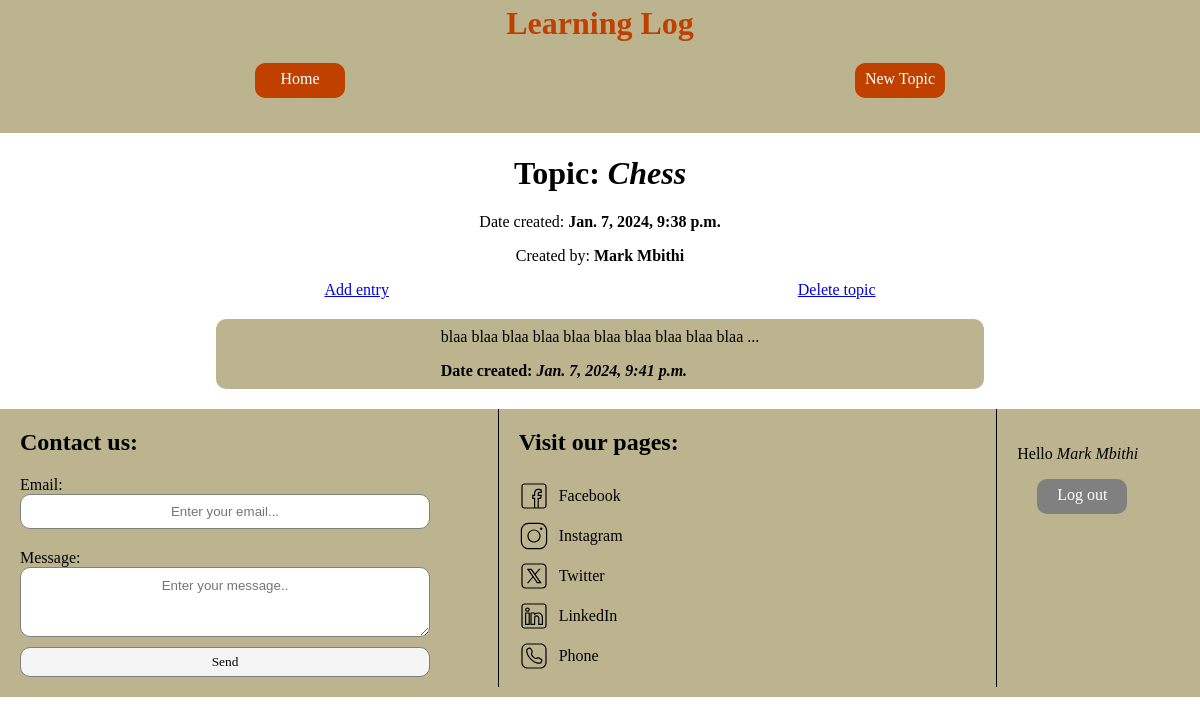
The app's page /topics/8/ (signed in) with its own data.
### learning_log/models.py (models this page shows, shortened)
class Topic(models.Model):
    author = models.ForeignKey(get_user_model(), on_delete=models.CASCADE)
    text = models.CharField(max_length=200)
    created_at = models.DateTimeField(auto_now_add=True)

class Entry(models.Model):
    topic = models.ForeignKey(Topic, on_delete=models.CASCADE)
    text = models.TextField()
    created_at = models.DateTimeField(auto_now_add=True)
    def __str__(self):
        return self.text[:50]

### accounts/models.py (models this page shows, shortened)
class CustomUser(AbstractBaseUser, PermissionsMixin):
    email = models.EmailField(_("email"), unique=True)
    first_name = models.CharField(_("first name"), max_length=150)
    last_name = models.CharField(_("last name"), max_length=150)
    is_staff = models.BooleanField(_("staff status"), default=False)
    is_superuser = models.BooleanField(_("superuser status"), default=False)
    date_joined = models.DateTimeField(default=timezone.now)
    USERNAME_FIELD = 'email'
    REQUIRED_FIELDS = ['first_name', 'last_name', 'password']
    objects = CustomUserManager()

### learning_log/views.py (the view)
# urls.py: path('topics/<int:topic_id>/', individual_topic, name='individual_topic'),
@login_required
def individual_topic(request, topic_id):
    this_topic = Topic.objects.get(id=topic_id)
    if this_topic.author != request.user:
        raise Http404(_("Persmission denied"))
    entries = Entry.objects.filter(topic=this_topic)
    return render(request, 'learning_log/individual_topic.html', {
        'topic': this_topic,
        'entries': entries
    })

### learning_log/templates/learning_log/individual_topic.html (shortened to what this page needs)
{% extends "base.html" %}{% load static %}
{% block css %}
    <link rel="stylesheet" href="{% static "learning_log/css/individual_topic.css" %}">
{% endblock css %}
{% block content %}
    <div class="page-container">
        <h1 class="topic-text">Topic: <span>{{ topic.text }}</span></h1>
        <p class="topic-date">Date created: <span>{{ topic.created_at }}</span></p>
        <p class="topic-author">Created by: <span>{{ topic.author.first_name }} {{ topic.author.last_name }}</span></p>
        <div class="topic-link-container">
            <a href="{% url 'learning_log:new_entry' topic.id %}" class="individal-topic-link">Add entry</a>
            <a href="{% url 'learning_log:delete_topic' topic.id %}" class="individal-topic-link">Delete topic</a>
        </div>
        <div class="entries-container">
            {% for entry in entries %}
                <a href="{% url 'learning_log:individual_entry' entry.id %}" class="entry-item">
                    <div class="entry-item-div">
                        <div class="entry-text-container">
                            <p class="entry-text">{{ entry }}...<p>
                            <p class="entry-date">Date created: <span>{{ entry.created_at }}</span></p>
                        </div>
                    </div>
                </a>
            {% endfor %}
        </div>
    </div>
{% endblock content %}

### learning_log/templates/base.html (shortened to what this page needs)
<!DOCTYPE html>{% load static %}
<html lang="en">
<head>
    <link rel="stylesheet" href="{% static "learning_log/css/base.css" %}">
    {% block css %}{% endblock css %}
</head>
<body>
    {% include "header.html" %}
    <div class="main-container">
        {% block content %}{% endblock content %}
    </div>
    {% include "footer.html" %}
</body>
</html>

### learning_log/templates/header.html (shortened to what this page needs)
<header class="header">{% load static %}
    {% if request.user.is_authenticated %}
        <div class="header-container header-not-authenticated">
            <h1 class="brand-name brand-not-authenticated">
                <a href="{% url 'learning_log:home' %}">Learning Log</a>
            </h1>
        </div>
        <nav class="navbar">
            <a href="{% url 'learning_log:home' %}" class="nav-link">Home</a>
            <a href="{% url 'learning_log:new_topic' %}" class="nav-link">New Topic</a>
        </nav>
    {% endif %}
</header>

### learning_log/templates/footer.html (shortened to what this page needs)
{% if request.user.is_authenticated %}{% load static %}
    <footer class="footer-authenticated">
        <div class="footer-container footer-left">
            <h2 class="footer-title" id="contact-title">Contact us:</h2>
            <form action="#" method="post" class="footer-form">
                <div class="footer-field-container">
                    <label for="footer-email" class="footer-label">Email:</label>
                    <input type="email" id="footer-email" class="footer-field" placeholder="Enter your email...">
                </div>
                <div class="space"></div>
                <div class="footer-field-container">
                    <label for="footer-message" class="footer-label">Message:</label>
                    <textarea class="footer-field" name="footer-message" class="footer-field" id="footer-message" cols="30" rows="3" placeholder="Enter your message.."></textarea>
                </div>
                <button type="submit" class="footer-submit">Send</button>
            </form>
        </div>
        <div class="footer-container footer-right">
            <h2 class="footer-title">Visit our pages:</h2>
            <a href="#" target="_blank" class="footer-link">
                <img class="link-icon" src="{% static "learning_log/img/facebook.svg" %}" alt="">
                <p class="footer-link-text">Facebook</p>
            </a>
            <a href="#" target="_blank" class="footer-link">
                <img class="link-icon" src="{% static "learning_log/img/instagram.svg" %}" alt="">
                <p class="footer-link-text">Instagram</p>
            </a>
            <a href="#" target="_blank" class="footer-link">
                <img class="link-icon" src="{% static "learning_log/img/twitterx.svg" %}" alt="">
                <p class="footer-link-text">Twitter</p>
            </a>
            <a href="#" target="_blank" class="footer-link">
                <img class="link-icon" src="{% static "learning_log/img/linkedin.svg" %}" alt="">
                <p class="footer-link-text">LinkedIn</p>
            </a>
            <a href="tel:+254707240764" target="_blank" class="footer-link">
                <img class="link-icon" src="{% static "learning_log/img/phone.svg" %}" alt="">
                <p class="footer-link-text">Phone</p>
            </a>
        </div>
        <div class="auth-details-container footer-container">
            <p class="user-greeting">Hello <span>{{ request.user.first_name }} {{ request.user.last_name }}</span></p>
            <a href="{% url 'accounts:logout' %}" id="logout-link" class="nav-link">Log out</a>
        </div>
    </footer>
{% endif %}

### learning_log/static/learning_log/css/base.css (style rules this page uses)
* { box-sizing: border-box; font-family:'Times New Roman', Times, serif; }
body { margin: 0%; padding: 0%; background-color: white; display: grid; grid-template-areas: "header header header" "page-content page-content page-content" "footer footer footer"; }
.header { margin-right: 0%; margin-left: 0%; padding-bottom: 35px; background-color: rgb(187, 180, 142); grid-area: header; display: grid; grid-template-areas: "header-div header-div header-div" "navbar navbar navbar"; }
.header-container { grid-area: header-div; }
.navbar { grid-area: navbar; }
.brand-name > a { text-decoration: none; color: #C04000; }
.navbar > a { height: 35px; width: 90px; text-align: center; padding-top: 7px; background-color: #C04000; color: white; border-radius: 10px; border-color: transparent; text-decoration: none; }
.header-not-authenticated { width: 100%; }
.brand-not-authenticated { width: 100%; margin-top: 5px; text-align: center; }
.navbar { display: flex; justify-content: space-around; }
.main-container { grid-area: page-content; }
.footer-container { margin: 0%; width: 50%; }
.footer-container:nth-child(-n + 2) { border-right: 0.5px solid black; }
.footer-title { text-align: start; margin-left: 20px; }
.footer-field-container { margin-left: 20px; }
.space { height: 10px; background: transparent; }
.footer-label { display: block; text-align: start; }
.footer-field-container:first-of-type { margin-bottom: 10px; }
.footer-field { border-radius: 10px; border: 0.5px solid grey; font-family: 'Franklin Gothic Medium', 'Arial Narrow', Arial, sans-serif; }
#footer-email { width: 410px; height: 35px; text-align: center; }
#footer-message { width: 410px; height: 70px; display: flex; text-align: center; padding-top: 10px; }
.footer-submit { width: 80px; height: 30px; margin-top: 10px; border-radius: 10px; background-color: whitesmoke; margin-bottom: 10px; border: 0.5px solid grey; margin-left: 20px; width: 410px; }
.footer-container > a { display: block; width: 100%; display: flex; justify-content: start; align-items: center; margin-bottom: 0%; padding-bottom: 0%; height: 40px; text-decoration: none; color: black; width: 120px; margin-left: 20px; }
.link-icon { width: 30px; height: 30px; margin-bottom: 0%; margin-right: 10px; }
.footer-authenticated { grid-area: footer; display: flex; justify-content: center; margin-right: 0%; margin-left: 0%; background-color: rgb(187, 180, 142); margin-bottom: 0%; padding-bottom: 10px; }
.auth-details-container { width: 20%; padding-top: 20px; padding-left: 20px; }
.auth-details-container a { display: block; height: 35px; width: 90px; text-align: center; padding-top: 7px; background-color: #C04000; color: white; border-radius: 10px; border-color: transparent; text-decoration: none; }
.auth-details-container span { font-style: italic; }
#logout-link { background-color: grey; }

### learning_log/static/learning_log/css/individual_topic.css (style rules this page uses)
.page-container { width: 80%; margin-left: 10%; margin-right: 10%; }
.topic-link-container { margin-bottom: 20px; padding: 0%; display: flex; justify-content: space-around; }
.topic-text span { font-style: italic; }
.topic-date span, .topic-author span { font-weight: 700; }
.topic-text, .topic-date, .topic-author { text-align: center; }
.entry-item { display: block; border: 0.5px solid red; width: 80%; margin-left: 10%; margin-right: 10%; height: 60px; margin-bottom: 15px; border: transparent; border-radius: 10px; height: 70px; }
.entry-item:last-of-type { margin-bottom: 10px; }
.entries-container { padding-bottom: 10px; }
.entries-container a { text-decoration: none; color: black; }
.entry-item-div { background-color: rgb(187, 180, 142); border-radius: 10px; border-width: 1px; height: inherit; margin: 0%; display: flex; align-items: center; justify-content: center; }
.entry-text-container { margin: 0%; padding: 0%; padding-top: 10px; padding-bottom: 10px; }
.entry-date { font-weight: 700; }
.entry-text-container span { font-style: italic; }

### records on screen
Topic: text "Chess", created_at "Jan. 7, 2024, 9:38 p.m.", author.first_name "Mark", author.last_name "Mbithi"
Entry: text "blaa blaa blaa blaa blaa blaa blaa blaa blaa blaa", created_at "Jan. 7, 2024, 9:41 p.m."
CustomUser: user.first_name "Mark", user.last_name "Mbithi"
